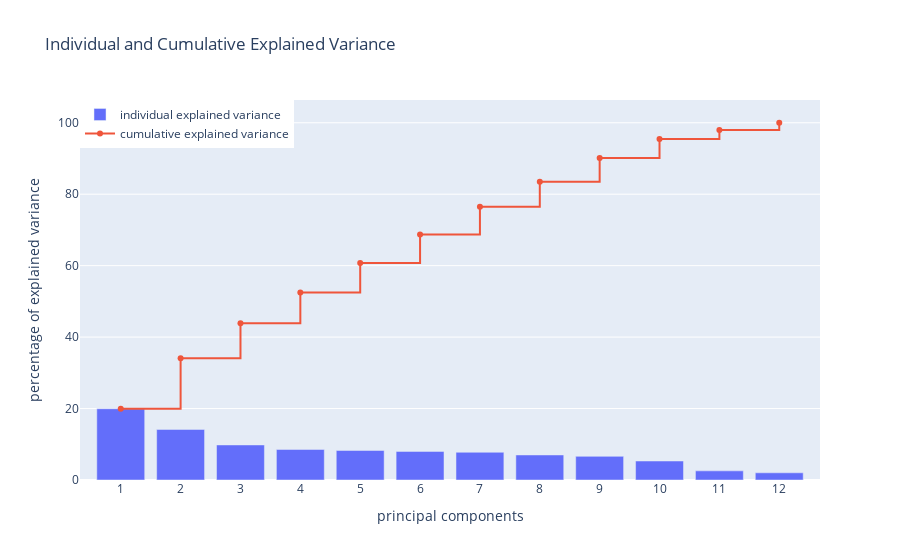

The code cell stored with this chart in its notebook:
### Code cell
trace_cum_var_exp = go.Bar(
    x=list(range(1, len(cum_var_exp) + 1)), 
    y=var_exp,
    name="individual explained variance",
)
trace_ind_var_exp = go.Scatter(
    x=list(range(1, len(cum_var_exp) + 1)),
    y=cum_var_exp,
    mode='lines+markers',
    name="cumulative explained variance",
    line=dict(
        shape='hv',
    ))
data = [trace_cum_var_exp, trace_ind_var_exp]
layout = go.Layout(
    title='Individual and Cumulative Explained Variance',
    autosize=True,
    yaxis=dict(
        title='percentage of explained variance',
    ),
    xaxis=dict(
        title="principal components",
        dtick=1,
    ),
    legend=dict(
        x=0,
        y=1,
    ),
)
fig = go.Figure(data=data, layout=layout)
iplot(fig, filename='basic-bar')

### Figure 1 — Plotly figure (JSON) as saved in the notebook; plotly's stock layout.template omitted (floating-point values rounded to 4 significant figures)
{"data": [{"name": "individual explained variance", "type": "bar", "x": [1, 2, 3, 4, 5, 6, 7, 8, 9, 10, 11, 12], "y": [19.95, 14.15, 9.811, 8.549, 8.262, 8.002, 7.76, 7.009, 6.621, 5.318, 2.557, 2.016]}, {"line": {"shape": "hv"}, "mode": "lines+markers", "name": "cumulative explained variance", "type": "scatter", "x": [1, 2, 3, 4, 5, 6, 7, 8, 9, 10, 11, 12], "y": [19.95, 34.09, 43.91, 52.45, 60.72, 68.72, 76.48, 83.49, 90.11, 95.43, 97.98, 100.0]}], "layout": {"autosize": true, "legend": {"x": 0, "y": 1}, "title": {"text": "Individual and Cumulative Explained Variance"}, "xaxis": {"dtick": 1, "title": {"text": "principal components"}}, "yaxis": {"title": {"text": "percentage of explained variance"}}}}
